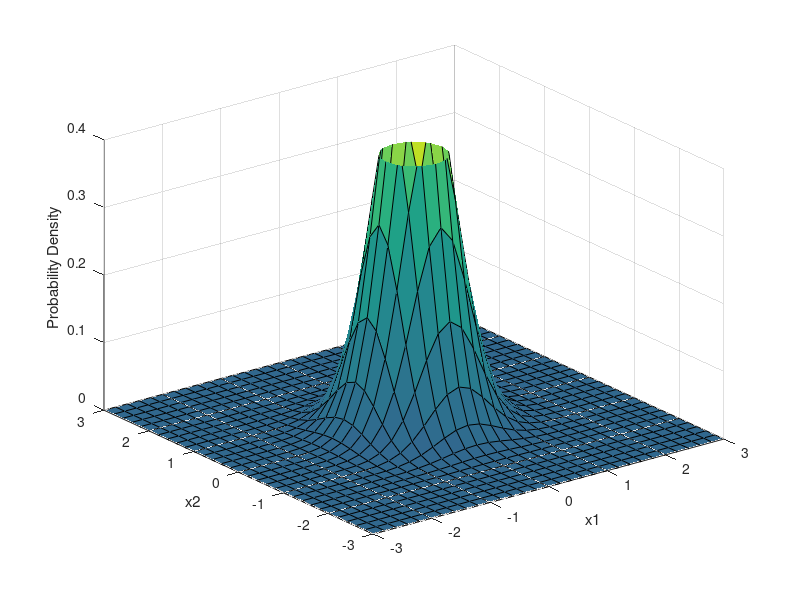

This figure's MATLAB source:
mu = [0 0];
Sigma = [.25 0;0 .25];
x1 = -3:.2:3; x2 = -3:.2:3;
[X1,X2] = meshgrid(x1,x2);
F = mvnpdf([X1(:) X2(:)],mu,Sigma);
F = reshape(F,length(x2),length(x1));
surf(x1,x2,F);
caxis([min(F(:))-.5*range(F(:)),max(F(:))]);
axis([-3 3 -3 3 0 .4])
xlabel('x1'); ylabel('x2'); zlabel('Probability Density');